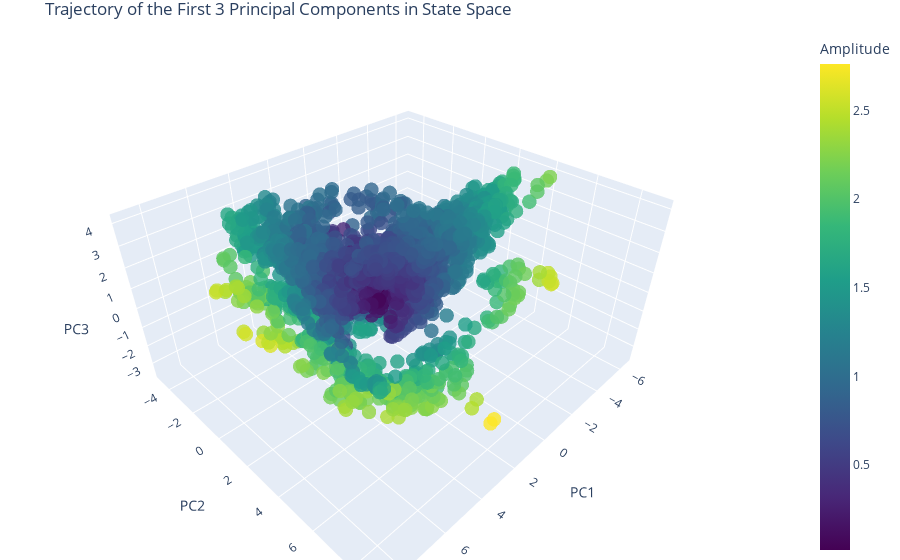

Write notebook code for a chart like this one.
### Code cell
# Extract the first three PCs
pc1 = transformed_data[:, 0]
pc2 = transformed_data[:, 1]
pc3 = transformed_data[:, 2]

# Time steps for coloring
amplitude = np.array(param_df.amplitude)

# Create the figure
fig = go.Figure(data=[go.Scatter3d(
    x=pc1,
    y=pc2,
    z=pc3,
    mode='markers',
    marker=dict(
        size=5,
        color=amplitude,  # Set color to time steps
        colorscale='Viridis',  # Choose a color scale
        colorbar=dict(title='Amplitude'),
        opacity=0.8
    )
)])

# Set the layout of the figure
fig.update_layout(
    title='Trajectory of the First 3 Principal Components in State Space',
    scene=dict(
        xaxis_title='PC1',
        yaxis_title='PC2',
        zaxis_title='PC3'
    ),
    margin=dict(l=0, r=0, b=0, t=30)
)

# Show the figure
fig.show()

### Figure 1 — Plotly figure (JSON) as saved in the notebook; plotly's stock layout.template omitted (floating-point values rounded to 4 significant figures; data arrays with more than 128 entries replaced by an {"elided": "..."} marker saying what was removed)
{"data": [{"marker": {"color": {"elided": "2497 float values"}, "colorbar": {"title": {"text": "Amplitude"}}, "colorscale": [[0, "#440154"], [0.1111, "#482878"], [0.2222, "#3e4989"], [0.3333, "#31688e"], [0.4444, "#26828e"], [0.5556, "#1f9e89"], [0.6667, "#35b779"], [0.7778, "#6ece58"], [0.8889, "#b5de2b"], [1, "#fde725"]], "opacity": 0.8, "size": 5}, "mode": "markers", "type": "scatter3d", "x": {"elided": "2497 float values"}, "y": {"elided": "2497 float values"}, "z": {"elided": "2497 float values"}}], "layout": {"margin": {"b": 0, "l": 0, "r": 0, "t": 30}, "scene": {"xaxis": {"title": {"text": "PC1"}}, "yaxis": {"title": {"text": "PC2"}}, "zaxis": {"title": {"text": "PC3"}}}, "title": {"text": "Trajectory of the First 3 Principal Components in State Space"}}}
